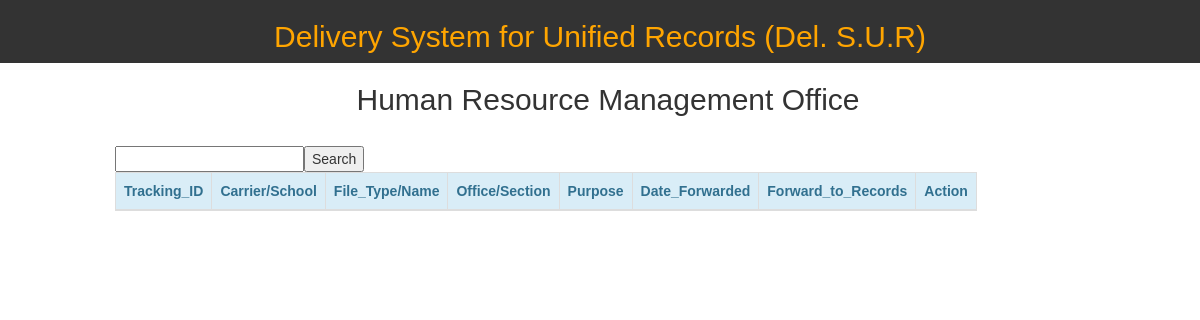
The page /cashier.php on the database as committed earlier.
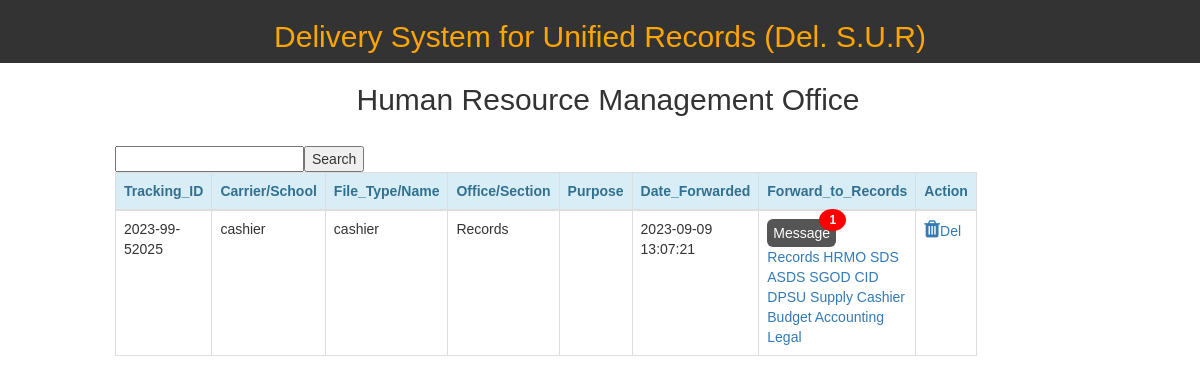
The same page on the database as committed later.
### tables this page shows
CREATE TABLE `membercashier` (
  `mem_id` int(11) NOT NULL,
  `trackid` varchar(100) NOT NULL,
  `firstname` varchar(50) NOT NULL,
  `lastname` varchar(50) NOT NULL,
  `section` varchar(50) NOT NULL,
  `address` varchar(50) NOT NULL,
  `date_created` timestamp NOT NULL DEFAULT current_timestamp()
);

### cashier.php (the view, shortened to what this page needs)
<?php
if(isset($_POST['search']))
{
    $valueToSearch = $_POST['valueToSearch'];
	$query = "SELECT * FROM `membercashier` WHERE  CONCAT(`trackid`)LIKE '%".$valueToSearch."%'";
    $search_result = filterTable($query);
}
    else {
        $query ="SELECT * FROM `membercashier` ORDER BY mem_id DESC";
        $search_result = filterTable($query);
    }
    function filterTable($query)
    {
        $connect = mysqli_connect("localhost", "root", "@DavaosurDB2023", "db_transfer");
        $filter_Result = mysqli_query($connect, $query);
        return $filter_Result;
    }
?>
<!DOCTYPE html>
<html lang="en">
	<head>
		<link rel="stylesheet" type="text/css" href="css/bootstrap.css" />
<link rel="stylesheet" href="https://cdnjs.cloudflare.com/ajax/libs/font-awesome/4.7.0/css/font-awesome.min.css">
</head>
<body>
<div class="topnav">
<center> <font color="Orange"><h2>Delivery System for Unified Records (Del. S.U.R)</h2></font><center>
</div>
<div style="padding-left:16px">
 <center> <h2>Human Resource Management Office</h2><center>
</div>
<div class="col-md-1"></div>
		<div class="col-md-5">
		<div class="card">
	<div class="card-body">
				<table class="table table-bordered">
<form action="cashier.php" method="post" enctype="multipart/form-data">
                    <input type="text" name="valueToSearch">
            <input type="submit" name="search" value="Search">
        </form>
		<thead class="alert-info">
    <th>Tracking_ID</th>
          <th>Carrier/School</th>
          <th>File_Type/Name</th>
          <th>Office/Section</th>
          <th>Purpose</th>
          <th>Date_Forwarded</th>
          <th>Forward_to_Records</th>
          <th>Action</th>
                </thead>
                <tbody>
  <?php while($fetch = mysqli_fetch_array($search_result)): ?>
    <tr>
						<td><?php echo $fetch['trackid']?></td>
						<td><?php echo $fetch['firstname']?></td>
						<td><?php echo $fetch['lastname']?></td>
						<td><?php echo $fetch['section']?></td>
						<td><?php echo $fetch['address']?></td>
						<td><?php echo $fetch['date_created']?></td>
						<td>
						<div class="dropdown">
							<a href="#" class="notification">Message<span class="badge">1</span></a>
  <div class="dropdown-content">
  <a href="transferrecord.php?mem_id=<?php echo $fetch['mem_id']?>">Records</a>
  <a href="transfer.php?mem_id=<?php echo $fetch['mem_id']?>">HRMO</a>
    <a href="transfersds.php?mem_id=<?php echo $fetch['mem_id']?>">SDS</a>
    <a href="transferasds.php?mem_id=<?php echo $fetch['mem_id']?>">ASDS</a>
    <a href="transfersgod.php?mem_id=<?php echo $fetch['mem_id']?>">SGOD</a>
	<a href="transferscid.php?mem_id=<?php echo $fetch['mem_id']?>">CID</a>
	<a href="transferdpsu.php?mem_id=<?php echo $fetch['mem_id']?>">DPSU</a>
	<a href="transfersupply.php?mem_id=<?php echo $fetch['mem_id']?>">Supply</a>
	<a href="transfercashier.php?mem_id=<?php echo $fetch['mem_id']?>">Cashier</a>
	<a href="transferbudget.php?mem_id=<?php echo $fetch['mem_id']?>">Budget</a>
	<a href="transferacct.php?mem_id=<?php echo $fetch['mem_id']?>">Accounting</a>
    <a href="transferlegal.php?mem_id=<?php echo $fetch['mem_id']?>">Legal</a>
  </div>
</div>
</td>
<td>
<cemter><a href="delcashier.php?mem_id=<?php echo $fetch['mem_id']?>"><i class="fa fa-trash" style='font-size:20px;'></i>Del</a></center>
</td>
                    </tr>
 <?php endwhile;?>
                </tbody>
            </table>
     </div>
 </body>
</html>

Rows that differ between the two databases and show on the page:
added membercashier: trackid "2023-99-52025", firstname "cashier", lastname "cashier", section "Records", date_created "2023-09-09 13:07:21"
